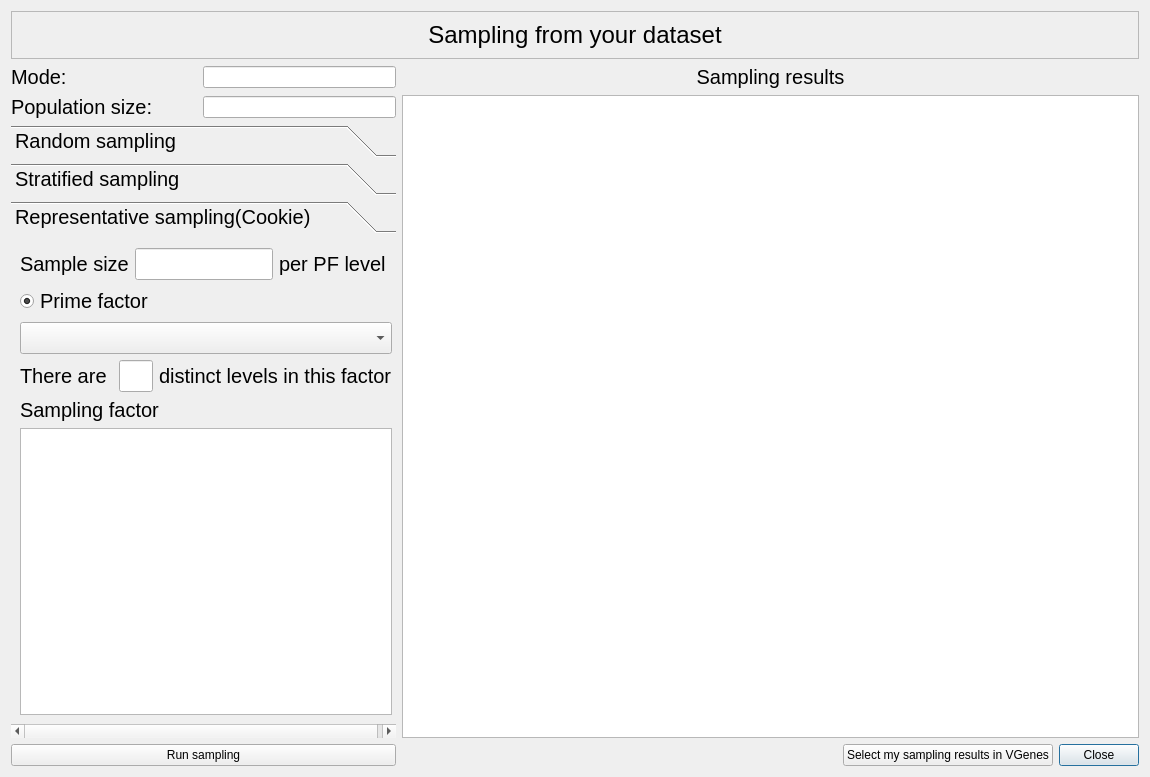
<?xml version="1.0" encoding="UTF-8"?>
<ui version="4.0">
 <class>SamplingDialog</class>
 <widget class="QDialog" name="SamplingDialog">
  <property name="geometry">
   <rect>
    <x>0</x>
    <y>0</y>
    <width>1150</width>
    <height>777</height>
   </rect>
  </property>
  <property name="windowTitle">
   <string>Dialog</string>
  </property>
  <layout class="QGridLayout" name="gridLayout_4">
   <item row="1" column="0">
    <widget class="QLabel" name="label_9">
     <property name="font">
      <font>
       <pointsize>15</pointsize>
      </font>
     </property>
     <property name="text">
      <string>Mode:</string>
     </property>
    </widget>
   </item>
   <item row="2" column="1">
    <widget class="QLineEdit" name="lineEditPopuSize">
     <property name="maximumSize">
      <size>
       <width>200</width>
       <height>16777215</height>
      </size>
     </property>
     <property name="readOnly">
      <bool>true</bool>
     </property>
    </widget>
   </item>
   <item row="2" column="0">
    <widget class="QLabel" name="label_3">
     <property name="maximumSize">
      <size>
       <width>200</width>
       <height>16777215</height>
      </size>
     </property>
     <property name="font">
      <font>
       <pointsize>15</pointsize>
      </font>
     </property>
     <property name="text">
      <string>Population size:</string>
     </property>
    </widget>
   </item>
   <item row="4" column="4">
    <widget class="QPushButton" name="pushButtonClose">
     <property name="text">
      <string>Close</string>
     </property>
    </widget>
   </item>
   <item row="4" column="0" colspan="2">
    <widget class="QPushButton" name="pushButtonSampling">
     <property name="maximumSize">
      <size>
       <width>400</width>
       <height>16777215</height>
      </size>
     </property>
     <property name="text">
      <string>Run sampling</string>
     </property>
    </widget>
   </item>
   <item row="4" column="2">
    <spacer name="horizontalSpacer">
     <property name="orientation">
      <enum>Qt::Horizontal</enum>
     </property>
     <property name="sizeHint" stdset="0">
      <size>
       <width>443</width>
       <height>20</height>
      </size>
     </property>
    </spacer>
   </item>
   <item row="4" column="3">
    <widget class="QPushButton" name="pushButtonSelect">
     <property name="text">
      <string>Select my sampling results in VGenes</string>
     </property>
    </widget>
   </item>
   <item row="1" column="1">
    <widget class="QLineEdit" name="lineEditMode">
     <property name="maximumSize">
      <size>
       <width>200</width>
       <height>16777215</height>
      </size>
     </property>
     <property name="readOnly">
      <bool>true</bool>
     </property>
    </widget>
   </item>
   <item row="0" column="0" colspan="5">
    <widget class="QFrame" name="frame">
     <property name="frameShape">
      <enum>QFrame::StyledPanel</enum>
     </property>
     <property name="frameShadow">
      <enum>QFrame::Raised</enum>
     </property>
     <layout class="QGridLayout" name="gridLayout">
      <item row="0" column="0">
       <widget class="QLabel" name="label">
        <property name="font">
         <font>
          <pointsize>18</pointsize>
         </font>
        </property>
        <property name="text">
         <string>Sampling from your dataset</string>
        </property>
        <property name="alignment">
         <set>Qt::AlignCenter</set>
        </property>
       </widget>
      </item>
     </layout>
    </widget>
   </item>
   <item row="1" column="2" colspan="3">
    <widget class="QLabel" name="label_8">
     <property name="font">
      <font>
       <pointsize>15</pointsize>
      </font>
     </property>
     <property name="text">
      <string>Sampling results</string>
     </property>
     <property name="alignment">
      <set>Qt::AlignCenter</set>
     </property>
    </widget>
   </item>
   <item row="2" column="2" rowspan="2" colspan="3">
    <widget class="QTableWidget" name="tableWidgetResult"/>
   </item>
   <item row="3" column="0" colspan="2">
    <widget class="QToolBox" name="toolBox">
     <property name="minimumSize">
      <size>
       <width>300</width>
       <height>0</height>
      </size>
     </property>
     <property name="maximumSize">
      <size>
       <width>400</width>
       <height>16777215</height>
      </size>
     </property>
     <property name="font">
      <font>
       <pointsize>15</pointsize>
      </font>
     </property>
     <property name="currentIndex">
      <number>2</number>
     </property>
     <widget class="QWidget" name="option1">
      <property name="geometry">
       <rect>
        <x>0</x>
        <y>0</y>
        <width>316</width>
        <height>482</height>
       </rect>
      </property>
      <attribute name="icon">
       <iconset>
        <normaloff>Resources/mAB.png</normaloff>Resources/mAB.png</iconset>
      </attribute>
      <attribute name="label">
       <string>Random sampling</string>
      </attribute>
      <layout class="QGridLayout" name="gridLayout_2">
       <item row="0" column="0">
        <widget class="QLabel" name="label_2">
         <property name="text">
          <string>Sample size:</string>
         </property>
        </widget>
       </item>
       <item row="1" column="0">
        <widget class="QLineEdit" name="lineEditSampSize"/>
       </item>
       <item row="2" column="0">
        <spacer name="verticalSpacer">
         <property name="orientation">
          <enum>Qt::Vertical</enum>
         </property>
         <property name="sizeHint" stdset="0">
          <size>
           <width>20</width>
           <height>398</height>
          </size>
         </property>
        </spacer>
       </item>
      </layout>
     </widget>
     <widget class="QWidget" name="option2">
      <attribute name="icon">
       <iconset>
        <normaloff>Resources/mAB.png</normaloff>Resources/mAB.png</iconset>
      </attribute>
      <attribute name="label">
       <string>Stratified sampling</string>
      </attribute>
      <layout class="QGridLayout" name="gridLayout_3">
       <item row="0" column="0">
        <widget class="QLabel" name="label_4">
         <property name="text">
          <string>Group by:</string>
         </property>
        </widget>
       </item>
       <item row="2" column="0">
        <widget class="QLabel" name="label_10">
         <property name="text">
          <string>There are </string>
         </property>
        </widget>
       </item>
       <item row="2" column="1" colspan="2">
        <widget class="QLineEdit" name="lineEditLevel">
         <property name="readOnly">
          <bool>true</bool>
         </property>
        </widget>
       </item>
       <item row="2" column="3" colspan="2">
        <widget class="QLabel" name="label_11">
         <property name="text">
          <string>distinct levels in this group</string>
         </property>
        </widget>
       </item>
       <item row="3" column="0" colspan="2">
        <widget class="QLabel" name="label_5">
         <property name="text">
          <string>Group size:</string>
         </property>
        </widget>
       </item>
       <item row="4" column="0" colspan="4">
        <widget class="QCheckBox" name="checkBoxPro">
         <property name="toolTip">
          <string>This mode will select at least 1 record from each level</string>
         </property>
         <property name="text">
          <string>Proportionable size</string>
         </property>
         <property name="checked">
          <bool>true</bool>
         </property>
         <property name="autoExclusive">
          <bool>true</bool>
         </property>
         <attribute name="buttonGroup">
          <string notr="true">buttonGroup</string>
         </attribute>
        </widget>
       </item>
       <item row="5" column="0" colspan="2">
        <widget class="QCheckBox" name="checkBoxFix">
         <property name="text">
          <string>Fixed size</string>
         </property>
         <property name="autoExclusive">
          <bool>true</bool>
         </property>
         <attribute name="buttonGroup">
          <string notr="true">buttonGroup</string>
         </attribute>
        </widget>
       </item>
       <item row="6" column="4">
        <widget class="QLabel" name="label_Stratified">
         <property name="text">
          <string>Total</string>
         </property>
        </widget>
       </item>
       <item row="7" column="2">
        <spacer name="verticalSpacer_2">
         <property name="orientation">
          <enum>Qt::Vertical</enum>
         </property>
         <property name="sizeHint" stdset="0">
          <size>
           <width>20</width>
           <height>296</height>
          </size>
         </property>
        </spacer>
       </item>
       <item row="1" column="0" colspan="5">
        <widget class="QComboBox" name="comboBoxGroupField"/>
       </item>
       <item row="6" column="0" colspan="4">
        <widget class="QLineEdit" name="lineEditGroupSize">
         <property name="enabled">
          <bool>true</bool>
         </property>
         <property name="readOnly">
          <bool>false</bool>
         </property>
        </widget>
       </item>
      </layout>
     </widget>
     <widget class="QWidget" name="option3">
      <property name="geometry">
       <rect>
        <x>0</x>
        <y>0</y>
        <width>316</width>
        <height>482</height>
       </rect>
      </property>
      <attribute name="icon">
       <iconset>
        <normaloff>Resources/mAB.png</normaloff>Resources/mAB.png</iconset>
      </attribute>
      <attribute name="label">
       <string>Representative sampling(Cookie)</string>
      </attribute>
      <layout class="QGridLayout" name="gridLayout_5">
       <item row="0" column="0" colspan="2">
        <widget class="QLabel" name="label_7">
         <property name="text">
          <string>Sample size</string>
         </property>
        </widget>
       </item>
       <item row="0" column="2" colspan="2">
        <widget class="QLineEdit" name="lineEditSampleSize"/>
       </item>
       <item row="0" column="4">
        <widget class="QLabel" name="labelSample">
         <property name="text">
          <string>per PF level</string>
         </property>
        </widget>
       </item>
       <item row="1" column="0" colspan="3">
        <widget class="QRadioButton" name="radioButtonPrime">
         <property name="text">
          <string>Prime factor</string>
         </property>
         <property name="checked">
          <bool>true</bool>
         </property>
        </widget>
       </item>
       <item row="2" column="0" colspan="5">
        <widget class="QComboBox" name="comboBoxPrime"/>
       </item>
       <item row="3" column="0">
        <widget class="QLabel" name="label_12">
         <property name="text">
          <string>There are </string>
         </property>
        </widget>
       </item>
       <item row="3" column="1" colspan="2">
        <widget class="QLineEdit" name="lineEditLevel2">
         <property name="readOnly">
          <bool>true</bool>
         </property>
        </widget>
       </item>
       <item row="3" column="3" colspan="2">
        <widget class="QLabel" name="label_13">
         <property name="text">
          <string>distinct levels in this factor</string>
         </property>
        </widget>
       </item>
       <item row="5" column="0" colspan="5">
        <widget class="QTableWidget" name="tableWidgetCookie"/>
       </item>
       <item row="4" column="0" colspan="5">
        <widget class="QLabel" name="label_6">
         <property name="text">
          <string>Sampling factor</string>
         </property>
        </widget>
       </item>
      </layout>
     </widget>
    </widget>
   </item>
  </layout>
 </widget>
 <resources/>
 <connections/>
 <buttongroups>
  <buttongroup name="buttonGroup"/>
 </buttongroups>
</ui>
